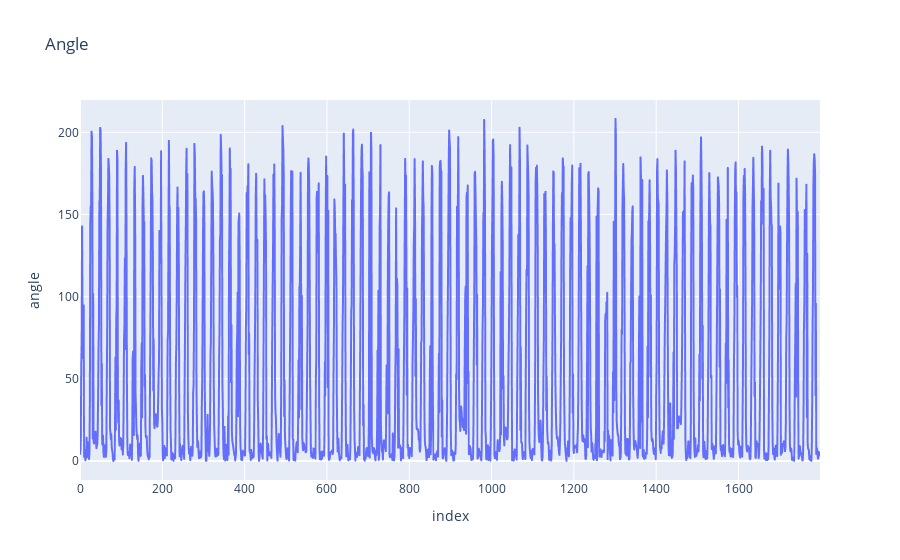

This figure's notebook cell:
### Code cell
import pandas as pd
import plotly.express as px
import matplotlib as mpl
df["angle"]

fig_knee = px.line(df, y="angle", title='Angle')

fig_knee.show()

### Figure 1 — Plotly figure (JSON) as saved in the notebook; plotly's stock layout.template omitted (floating-point values rounded to 4 significant figures; data arrays with more than 128 entries replaced by an {"elided": "..."} marker saying what was removed)
{"data": [{"hovertemplate": "index=%{x}<br>angle=%{y}<extra></extra>", "legendgroup": "", "line": {"color": "#636efa", "dash": "solid"}, "marker": {"symbol": "circle"}, "mode": "lines", "name": "", "showlegend": false, "type": "scattergl", "x": {"elided": "1799 int values"}, "xaxis": "x", "y": {"elided": "1799 float values"}, "yaxis": "y"}], "layout": {"legend": {"tracegroupgap": 0}, "title": {"text": "Angle"}, "xaxis": {"anchor": "y", "domain": [0, 1], "title": {"text": "index"}}, "yaxis": {"anchor": "x", "domain": [0, 1], "title": {"text": "angle"}}}}
